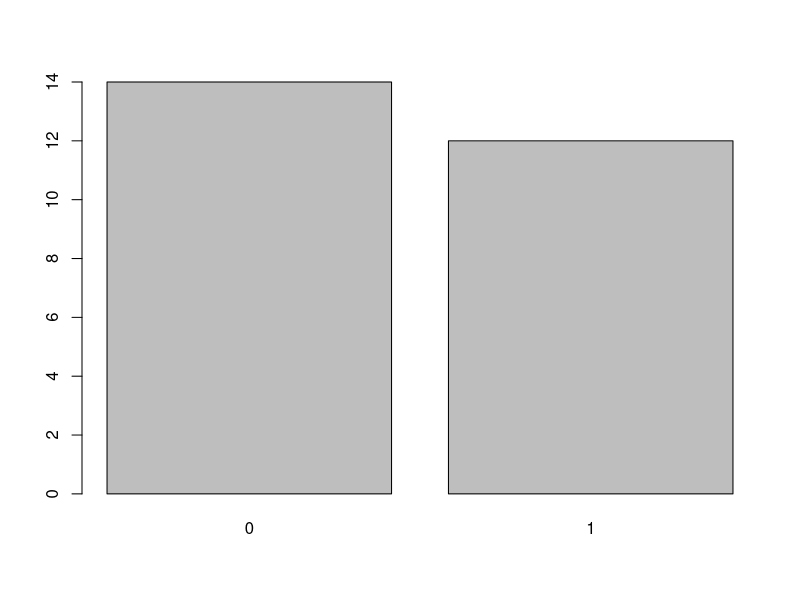
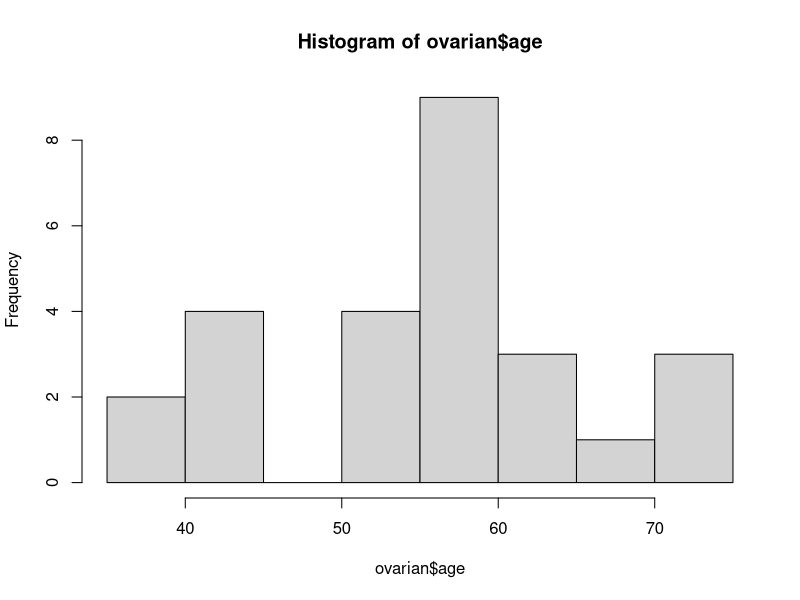

Here is the R script that generated these plots, in order: (Note: this script raises an error after producing the figures.)
## ---- chunk 1
# Load required packages
library(survival)
#install.packages("survminer")
library(survminer)
library(dplyr)
## ---- chunk 2

# Importing the ovarian cancer dataset and have a look at it
data(ovarian)
str(ovarian)
## ---- chunk 3
# Counting censored and uncensored data
num_cens <- table(ovarian$fustat)
num_cens

# for column fustat "1" indicates that event is occured(patient died) and "0" indicates observation to be censored
# Creating barplot of censored and uncensored data
barplot(num_cens)

## ---- chunk 4
# changing data labels for column in the dataset
ovarian$rx <- factor(ovarian$rx, 
                     levels = c("1", "2"), 
                     labels = c("A", "B"))
ovarian$resid.ds <- factor(ovarian$resid.ds, 
                           levels = c("1", "2"), 
                           labels = c("no", "yes"))
ovarian$ecog.ps <- factor(ovarian$ecog.ps, 
                          levels = c("1", "2"), 
                          labels = c("good", "bad"))

## ---- chunk 5
# Checking for the distribution of Age variable in the ovarian dataset:

hist(ovarian$age)

## ---- chunk 6
# Dichotomize age- dividing age variable in to two bins
# Making into two bins : OLD & YOUNG
ovarian <- ovarian %>% mutate(age_group = ifelse(age >=50, "old", "young"))

# Converting Age variable into factor variable
ovarian$age_group <- factor(ovarian$age_group)

# for column fustat "1" indicates that event is occured(died) and "0" indicates observation to be censored
head(ovarian)
## ---- chunk 7
#Creating Survival object defining the duraion time period and the censored data column
surv_object <- Surv(time = ovarian$futime, event = ovarian$fustat)
surv_object 

# All the points with '+' after recorded datapoint is censored observation
summary(surv_object)
## ---- chunk 8
# Fitting of Kaplan-Meier curve using the survival object created
fit <- survfit(surv_object ~ rx, data = ovarian)
summary(fit)
## ---- chunk 9
# Visualizing Survival fit along with p-value 
ggsurvplot(fit, data = ovarian, pval = TRUE, risk.table = TRUE,cumevents = TRUE,cumcensor = TRUE, tables.height = 0.5)

## ---- chunk 10
# Examine prdictive value of residual disease status
fit1 <- survfit(surv_object ~ resid.ds, data = ovarian)
ggsurvplot(fit1, data = ovarian, pval = TRUE,risk.table = TRUE,cumevents = TRUE,cumcensor = TRUE, tables.height = 0.5)

## ---- chunk 11
# Fit a Cox proportional hazards model
fit.coxph <- coxph(surv_object ~ rx + resid.ds + age_group + ecog.ps, 
                   data = ovarian)
ggforest(fit.coxph, data = ovarian)

## ---- chunk 12
wb <- survreg(Surv(time = ovarian$futime, event = ovarian$fustat) ~ 1, data = ovarian)

# Compute the median survival from the model
predict(wb, type = "quantile", p = 1-0.5, newdata = data.frame(1))

## ---- chunk 13
# Weibull model
wb <- survreg(Surv(time = ovarian$futime, event = ovarian$fustat) ~ 1, data = ovarian)

# Retrieve survival curve from model
surv <- seq(.99, .01, by = -.01)

# Get time for each probability
t <- predict(wb, type = "quantile", p = 1-surv, newdata = data.frame(1))

# Create data frame with the information needed for ggsurvplot_df
surv_wb <- data.frame(time = t, surv = surv, 
  upper = NA, lower = NA, std.err = NA)

# Plot
ggsurvplot_df(fit = surv_wb, surv.geom = geom_line)

## ---- chunk 14
#Interpreting coefficients
wbmod <- survreg(Surv(time = ovarian$futime, event = ovarian$fustat) ~ rx, data = ovarian)
coef(wbmod)

## ---- chunk 15
#Interpreting coefficients
wbmod1 <- survreg(Surv(time = ovarian$futime, event = ovarian$fustat) ~ resid.ds, data = ovarian)
coef(wbmod1)
## ---- chunk 16
#Interpreting coefficients
wbmod2 <- survreg(Surv(time = ovarian$futime, event = ovarian$fustat) ~ age_group, data = ovarian)
coef(wbmod2)

## ---- chunk 17


## ---- chunk 18



